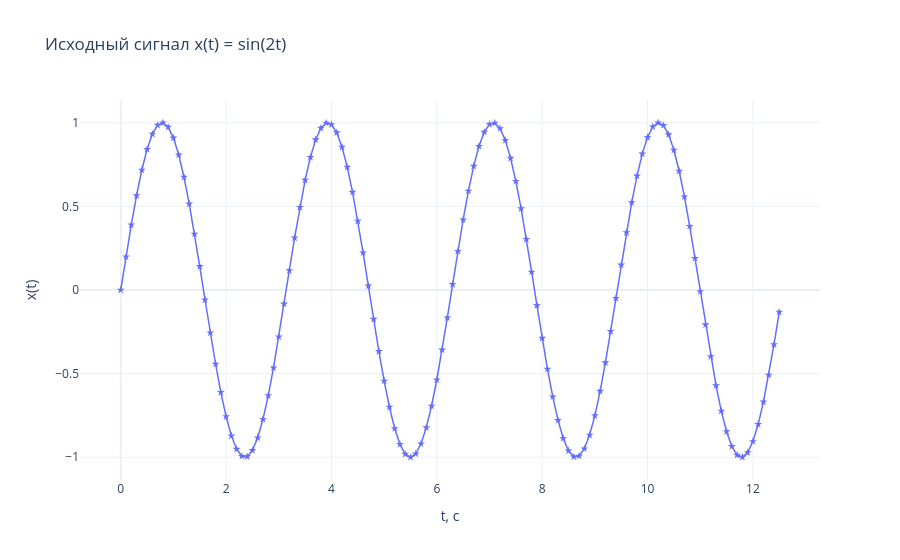

Here is the notebook cell this chart was saved with:
### Markdown cell above
## Генерация сигнала

Генерируем сигнал $x(t) = \sin(2t)$ на интервале $[0, 4\pi]$ с шагом $\Delta t = 0.1$.

### Code cell
dt = 0.1
freq = 2
t = np.arange(0, 4 * np.pi, dt)
x = np.sin(freq * t)

print(f"Количество отсчётов: {len(t)}")
print(f"Интервал: [{t[0]:.1f}, {t[-1]:.1f}]")
print(f"Частотный параметр: {freq}")

fig = go.Figure()
fig.add_trace(go.Scatter(
    x=t, y=x,
    mode="lines+markers",
    marker=dict(symbol="star", size=6),
    line=dict(width=1.5),
    name="x(t) = sin(2t)"
))
fig.update_layout(
    title="Исходный сигнал x(t) = sin(2t)",
    xaxis_title="t, с",
    yaxis_title="x(t)",
    template="plotly_white",
    hovermode="x unified"
)
fig.write_html("outputs/signal.html")
fig.show()
